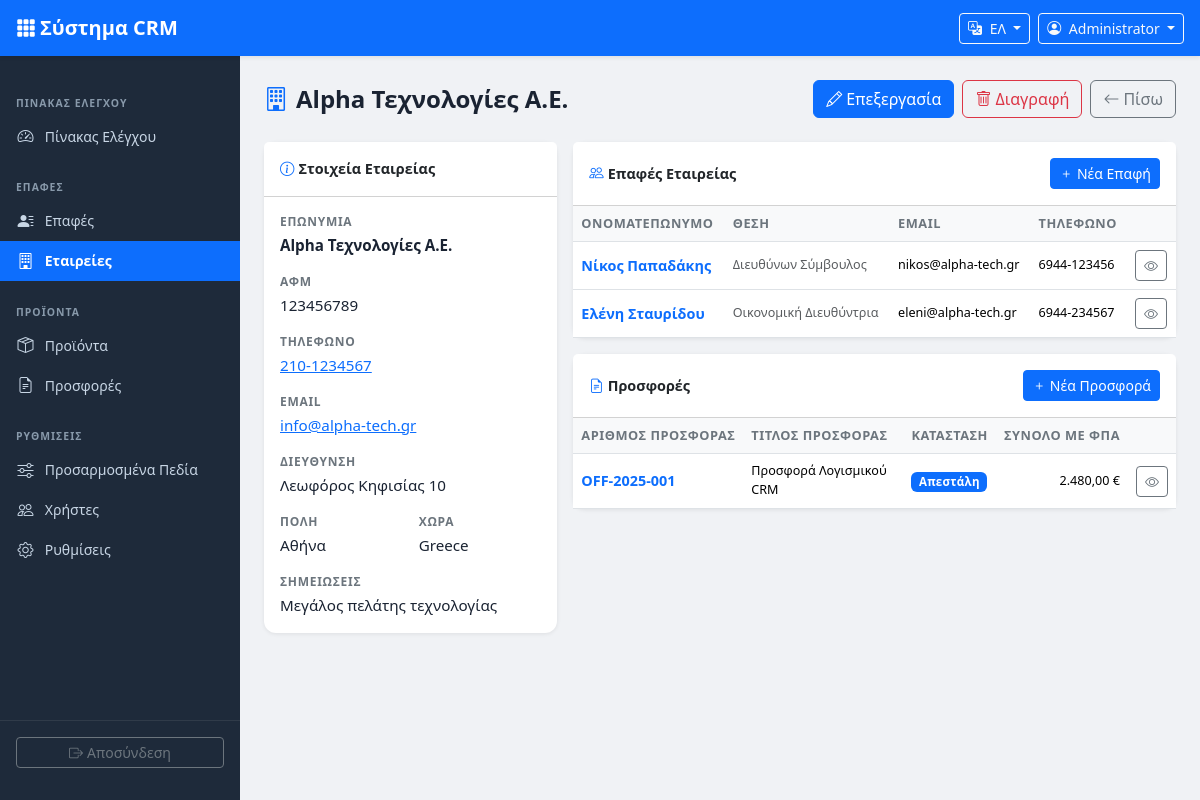
The page /companies/view.php?id=1 (signed in) on the database its author committed.
### tables this page shows
CREATE TABLE IF NOT EXISTS companies (
    id INT UNSIGNED AUTO_INCREMENT PRIMARY KEY,
    name VARCHAR(200) NOT NULL,
    vat_number VARCHAR(30) DEFAULT NULL,
    phone VARCHAR(30) DEFAULT NULL,
    email VARCHAR(150) DEFAULT NULL,
    address VARCHAR(255) DEFAULT NULL,
    city VARCHAR(100) DEFAULT NULL,
    country VARCHAR(100) DEFAULT 'Greece',
    notes TEXT DEFAULT NULL,
    created_by INT UNSIGNED DEFAULT NULL,
    created_at TIMESTAMP DEFAULT CURRENT_TIMESTAMP,
    updated_at TIMESTAMP DEFAULT CURRENT_TIMESTAMP ON UPDATE CURRENT_TIMESTAMP,
    FOREIGN KEY (created_by) REFERENCES users(id) ON DELETE SET NULL
);

CREATE TABLE IF NOT EXISTS contacts (
    id INT UNSIGNED AUTO_INCREMENT PRIMARY KEY,
    company_id INT UNSIGNED DEFAULT NULL,
    first_name VARCHAR(100) NOT NULL,
    last_name VARCHAR(100) NOT NULL,
    email VARCHAR(150) DEFAULT NULL,
    phone VARCHAR(30) DEFAULT NULL,
    position VARCHAR(100) DEFAULT NULL,
    notes TEXT DEFAULT NULL,
    created_by INT UNSIGNED DEFAULT NULL,
    created_at TIMESTAMP DEFAULT CURRENT_TIMESTAMP,
    updated_at TIMESTAMP DEFAULT CURRENT_TIMESTAMP ON UPDATE CURRENT_TIMESTAMP,
    FOREIGN KEY (company_id) REFERENCES companies(id) ON DELETE SET NULL,
    FOREIGN KEY (created_by) REFERENCES users(id) ON DELETE SET NULL
);

CREATE TABLE IF NOT EXISTS offers (
    id INT UNSIGNED AUTO_INCREMENT PRIMARY KEY,
    offer_number VARCHAR(20) NOT NULL UNIQUE,
    contact_id INT UNSIGNED DEFAULT NULL,
    company_id INT UNSIGNED DEFAULT NULL,
    title VARCHAR(255) NOT NULL,
    status ENUM('draft','sent','accepted','rejected') NOT NULL DEFAULT 'draft',
    valid_until DATE DEFAULT NULL,
    notes TEXT DEFAULT NULL,
    total_net DECIMAL(10,2) NOT NULL DEFAULT 0.00,
    total_vat DECIMAL(10,2) NOT NULL DEFAULT 0.00,
    total_gross DECIMAL(10,2) NOT NULL DEFAULT 0.00,
    created_by INT UNSIGNED DEFAULT NULL,
    created_at TIMESTAMP DEFAULT CURRENT_TIMESTAMP,
    updated_at TIMESTAMP DEFAULT CURRENT_TIMESTAMP ON UPDATE CURRENT_TIMESTAMP,
    FOREIGN KEY (contact_id) REFERENCES contacts(id) ON DELETE SET NULL,
    FOREIGN KEY (company_id) REFERENCES companies(id) ON DELETE SET NULL,
    FOREIGN KEY (created_by) REFERENCES users(id) ON DELETE SET NULL
);

CREATE TABLE IF NOT EXISTS settings (
    id INT UNSIGNED AUTO_INCREMENT PRIMARY KEY,
    setting_key VARCHAR(50) NOT NULL UNIQUE,
    setting_value TEXT DEFAULT NULL,
    updated_at TIMESTAMP DEFAULT CURRENT_TIMESTAMP ON UPDATE CURRENT_TIMESTAMP
);

### includes/db.php (called while the page is built, shortened)
<?php
function getDB(): PDO {
    static $pdo = null;
    if ($pdo === null) {
        try {
            $dsn = 'mysql:host=' . DB_HOST . ';port=' . DB_PORT . ';dbname=' . DB_NAME . ';charset=' . DB_CHARSET;
            $options = [
                PDO::ATTR_ERRMODE            => PDO::ERRMODE_EXCEPTION,
                PDO::ATTR_DEFAULT_FETCH_MODE => PDO::FETCH_ASSOC,
                PDO::ATTR_EMULATE_PREPARES   => false,
                PDO::MYSQL_ATTR_INIT_COMMAND => "SET NAMES utf8mb4 COLLATE utf8mb4_unicode_ci"
            ];
            $pdo = new PDO($dsn, DB_USER, DB_PASS, $options);
        } catch (PDOException $e) {
            die('<div style="font-family:sans-serif;padding:20px;color:red;"><h2>Database Connection Error</h2><p>' . htmlspecialchars($e->getMessage()) . '</p><p>Please check your config.php settings.</p></div>');
        }
    }
    return $pdo;
}
function getSetting(string $key, string $default = ''): string {
    try {
        $db = getDB();
        $stmt = $db->prepare('SELECT setting_value FROM settings WHERE setting_key = ?');
        $stmt->execute([$key]);
        $row = $stmt->fetch();
        return ($row !== false && $row['setting_value'] !== null) ? $row['setting_value'] : $default;
    } catch (Exception $e) {
        return $default;
    }
}

### companies/view.php (the view, shortened to what this page needs)
<?php
require_once __DIR__ . '/../includes/header.php';
$db  = getDB();
$id  = intParam('id');
$stmt = $db->prepare(
    'SELECT co.*, u.name AS created_by_name FROM companies co
     LEFT JOIN users u ON co.created_by = u.id WHERE co.id = ?'
);
$stmt->execute([$id]);
$company = $stmt->fetch();
$contacts = $db->prepare(
    'SELECT id, first_name, last_name, email, phone, position FROM contacts WHERE company_id = ? ORDER BY last_name ASC'
);
$contacts->execute([$id]);
$companyContacts = $contacts->fetchAll();
$offers = $db->prepare(
    'SELECT o.id, o.offer_number, o.title, o.status, o.total_gross, o.created_at
     FROM offers o WHERE o.company_id = ? ORDER BY o.created_at DESC'
);
$offers->execute([$id]);
$companyOffers = $offers->fetchAll();
?>
<div class="page-header">
    <h1><i class="bi bi-building me-2 text-primary"></i><?= e($company['name']) ?></h1>
    <div class="d-flex gap-2 flex-wrap">
        <a href="<?= APP_URL ?>/companies/edit.php?id=<?= $id ?>" class="btn btn-primary">
            <i class="bi bi-pencil me-1"></i><?= e(t('edit')) ?>
        </a>
        <a href="<?= APP_URL ?>/companies/delete.php?id=<?= $id ?>" class="btn btn-outline-danger"
           data-confirm="<?= e(t('confirm_delete')) ?>">
            <i class="bi bi-trash me-1"></i><?= e(t('delete')) ?>
        </a>
        <a href="<?= APP_URL ?>/companies/index.php" class="btn btn-outline-secondary">
            <i class="bi bi-arrow-left me-1"></i><?= e(t('back')) ?>
        </a>
    </div>
</div>
<div class="row g-3">
    <div class="col-lg-4">
        <div class="card card-shadow mb-3">
            <div class="card-header bg-white fw-semibold py-3">
                <i class="bi bi-info-circle me-1 text-primary"></i><?= e(t('company_details')) ?>
            </div>
            <div class="card-body">
                <div class="row g-3">
                    <div class="col-12">
                        <div class="detail-label"><?= e(t('company_name')) ?></div>
                        <div class="detail-value fw-bold"><?= e($company['name']) ?></div>
                    </div>
                    <div class="col-12">
                        <div class="detail-label"><?= e(t('vat_number')) ?></div>
                        <div class="detail-value"><?= e($company['vat_number'] ?: '—') ?></div>
                    </div>
                    <div class="col-12">
                        <div class="detail-label"><?= e(t('phone')) ?></div>
                        <div class="detail-value">
                            <?= $company['phone'] ? '<a href="tel:' . e($company['phone']) . '">' . e($company['phone']) . '</a>' : '—' ?>
                        </div>
                    </div>
                    <div class="col-12">
                        <div class="detail-label"><?= e(t('email')) ?></div>
                        <div class="detail-value">
                            <?= $company['email'] ? '<a href="mailto:' . e($company['email']) . '">' . e($company['email']) . '</a>' : '—' ?>
                        </div>
                    </div>
                    <div class="col-12">
                        <div class="detail-label"><?= e(t('address')) ?></div>
                        <div class="detail-value"><?= e($company['address'] ?: '—') ?></div>
                    </div>
                    <div class="col-6">
                        <div class="detail-label"><?= e(t('city')) ?></div>
                        <div class="detail-value"><?= e($company['city'] ?: '—') ?></div>
                    </div>
                    <div class="col-6">
                        <div class="detail-label"><?= e(t('country')) ?></div>
                        <div class="detail-value"><?= e($company['country'] ?: '—') ?></div>
                    </div>
                    <?php if ($company['notes']): ?>
                    <div class="col-12">
                        <div class="detail-label"><?= e(t('notes')) ?></div>
                        <div class="detail-value small" style="white-space:pre-wrap;"><?= e($company['notes']) ?></div>
                    </div>
                    <?php endif; ?>
                </div>
            </div>
        </div>
    </div>
    <div class="col-lg-8">
        <div class="card card-shadow mb-3">
            <div class="card-header bg-white fw-semibold d-flex justify-content-between align-items-center py-3">
                <span><i class="bi bi-people me-1 text-primary"></i><?= e(t('company_contacts')) ?></span>
                <a href="<?= APP_URL ?>/contacts/add.php?company_id=<?= $id ?>" class="btn btn-sm btn-primary">
                    <i class="bi bi-plus"></i> <?= e(t('add_contact')) ?>
                </a>
            </div>
            <div class="table-responsive">
                <table class="table table-hover table-crm mb-0">
                    <thead><tr>
                        <th><?= e(t('full_name')) ?></th>
                        <th><?= e(t('position')) ?></th>
                        <th><?= e(t('email')) ?></th>
                        <th><?= e(t('phone')) ?></th>
                        <th></th>
                    </tr></thead>
                    <tbody>
                    <?php if (empty($companyContacts)): ?>
                    <tr><td colspan="5" class="text-center text-muted py-3"><?= e(t('no_results')) ?></td></tr>
                    <?php else: ?>
                    <?php foreach ($companyContacts as $c): ?>
                    <tr>
                        <td><a href="<?= APP_URL ?>/contacts/view.php?id=<?= $c['id'] ?>" class="fw-semibold text-decoration-none"><?= e($c['first_name'] . ' ' . $c['last_name']) ?></a></td>
                        <td class="small text-muted"><?= e($c['position'] ?: '—') ?></td>
                        <td class="small"><?= e($c['email'] ?: '—') ?></td>
                        <td class="small"><?= e($c['phone'] ?: '—') ?></td>
                        <td><a href="<?= APP_URL ?>/contacts/view.php?id=<?= $c['id'] ?>" class="btn btn-sm btn-outline-secondary"><i class="bi bi-eye"></i></a></td>
                    </tr>
                    <?php endforeach; ?>
                    <?php endif; ?>
                    </tbody>
                </table>
            </div>
        </div>
        <div class="card card-shadow">
            <div class="card-header bg-white fw-semibold d-flex justify-content-between align-items-center py-3">
                <span><i class="bi bi-file-earmark-text me-1 text-primary"></i><?= e(t('offers')) ?></span>
                <a href="<?= APP_URL ?>/offers/add.php?company_id=<?= $id ?>" class="btn btn-sm btn-primary">
                    <i class="bi bi-plus"></i> <?= e(t('add_offer')) ?>
                </a>
            </div>
            <div class="table-responsive">
                <table class="table table-hover table-crm mb-0">
                    <thead><tr>
                        <th><?= e(t('offer_number')) ?></th>
                        <th><?= e(t('offer_title')) ?></th>
                        <th><?= e(t('offer_status')) ?></th>
                        <th class="text-end"><?= e(t('total_gross')) ?></th>
                        <th></th>
                    </tr></thead>
                    <tbody>
                    <?php if (empty($companyOffers)): ?>
                    <tr><td colspan="5" class="text-center text-muted py-3"><?= e(t('no_results')) ?></td></tr>
                    <?php else: ?>
                    <?php foreach ($companyOffers as $o): ?>
                    <tr>
                        <td><a href="<?= APP_URL ?>/offers/view.php?id=<?= $o['id'] ?>" class="fw-semibold text-decoration-none"><?= e($o['offer_number']) ?></a></td>
                        <td class="small"><?= e($o['title']) ?></td>
                        <td><?= offerStatusBadge($o['status']) ?></td>
                        <td class="text-end small"><?= formatMoney($o['total_gross']) ?></td>
                        <td><a href="<?= APP_URL ?>/offers/view.php?id=<?= $o['id'] ?>" class="btn btn-sm btn-outline-secondary"><i class="bi bi-eye"></i></a></td>
                    </tr>
                    <?php endforeach; ?>
                    <?php endif; ?>
                    </tbody>
                </table>
            </div>
        </div>
    </div>
</div>
<?php require_once __DIR__ . '/../includes/footer.php'; ?>

### includes/functions.php (shortened to what this page needs)
<?php
require_once __DIR__ . '/db.php';
function getLang(): array {
    static $lang = null;
    if ($lang !== null) return $lang;
    $code = $_SESSION['user_lang'] ?? DEFAULT_LANG;
    $file = __DIR__ . '/../lang/' . $code . '.php';
    $lang = require $file;
    return $lang;
}
function t(string $key, string $fallback = ''): string {
    $lang = getLang();
    return $lang[$key] ?? ($fallback ?: $key);
}
function e(mixed $val): string {
    return htmlspecialchars((string)$val, ENT_QUOTES | ENT_SUBSTITUTE, 'UTF-8');
}
function formatMoney(mixed $amount): string {
    return number_format((float)$amount, 2, ',', '.') . ' ' . getSetting('currency_symbol', '€');
}
function offerStatusBadge(string $status): string {
    $map = [
        'draft'    => ['secondary', t('status_draft')],
        'sent'     => ['primary',   t('status_sent')],
        'accepted' => ['success',   t('status_accepted')],
        'rejected' => ['danger',    t('status_rejected')],
    ];
    [$cls, $label] = $map[$status] ?? ['secondary', $status];
    return '<span class="badge bg-' . $cls . '">' . e($label) . '</span>';
}
function intParam(string $key, int $default = 0): int {
    $val = $_GET[$key] ?? $_POST[$key] ?? $default;
    return (int)$val;
}

### assets/css/style.css (style rules this page uses)
:root { --sidebar-width: 240px; --navbar-height: 56px; --sidebar-bg: #1e2a3a; --sidebar-hover: #2d3f55; --sidebar-active: #0d6efd; --sidebar-text: #c8d6e5; --sidebar-section: #8899aa; }
body.crm-body { background-color: #f0f2f5; font-family: 'Segoe UI', system-ui, -apple-system, sans-serif; font-size: 0.9rem; }
.page-header { display: flex; align-items: center; justify-content: space-between; margin-bottom: 1.5rem; flex-wrap: wrap; gap: 0.75rem; }
.page-header h1 { font-size: 1.5rem; font-weight: 700; color: #1a2332; margin: 0; }
.table-crm th { background-color: #f8f9fa; font-size: 0.8rem; font-weight: 600; text-transform: uppercase; letter-spacing: 0.04em; color: #6c757d; white-space: nowrap; border-top: none; }
.table-crm td { vertical-align: middle; }
.badge { font-size: 0.72rem; font-weight: 600; letter-spacing: 0.02em; padding: 0.35em 0.65em; }
.detail-label { font-size: 0.75rem; font-weight: 600; text-transform: uppercase; letter-spacing: 0.06em; color: #6c757d; margin-bottom: 0.2rem; }
.detail-value { font-size: 0.95rem; color: #1a2332; }
.card-shadow { border: none; box-shadow: 0 1px 4px rgba(0,0,0,0.08); border-radius: 12px; }

### rows shown on the page
companies: name "Alpha Τεχνολογίες Α.Ε.", vat_number "123456789", phone "210-1234567", email "info@alpha-tech.gr", address "Λεωφόρος Κηφισίας 10", city "Αθήνα", country "Greece", notes "Μεγάλος πελάτης τεχνολογίας"
contacts: first_name+last_name "Νίκος Παπαδάκης", position "Διευθύνων Σύμβουλος", email "nikos@alpha-tech.gr", phone "6944-123456"
contacts: first_name+last_name "Ελένη Σταυρίδου", position "Οικονομική Διευθύντρια", email "eleni@alpha-tech.gr", phone "6944-234567"
offers: offer_number "OFF-2025-001", title "Προσφορά Λογισμικού CRM", total_gross.setting_value "2.480,00 €"

### other values the page prints
t('app_name') "Σύστημα CRM"
$currentUser['name'] "Administrator"
t('dashboard') "ΠΊΝΑΚΑΣ ΕΛΈΓΧΟΥ"
t('dashboard') "Πίνακας Ελέγχου"
t('contacts') "ΕΠΑΦΈΣ"
t('contacts') "Επαφές"
t('companies') "Εταιρείες"
t('products') "ΠΡΟΪΌΝΤΑ"
t('products') "Προϊόντα"
t('offers') "Προσφορές"
t('settings') "ΡΥΘΜΊΣΕΙΣ"
t('custom_fields') "Προσαρμοσμένα Πεδία"
t('users') "Χρήστες"
t('settings') "Ρυθμίσεις"
t('logout') "Αποσύνδεση"
